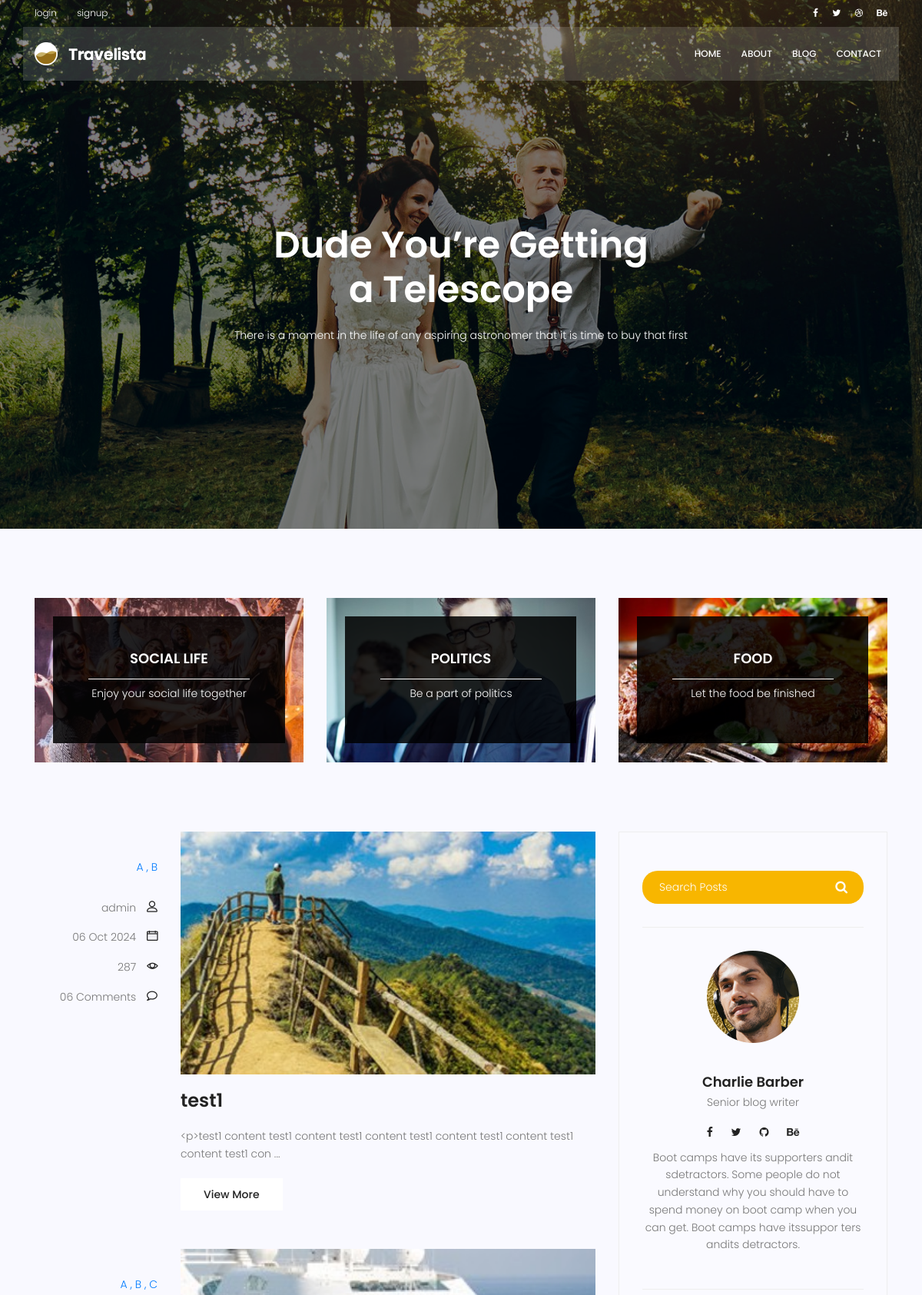
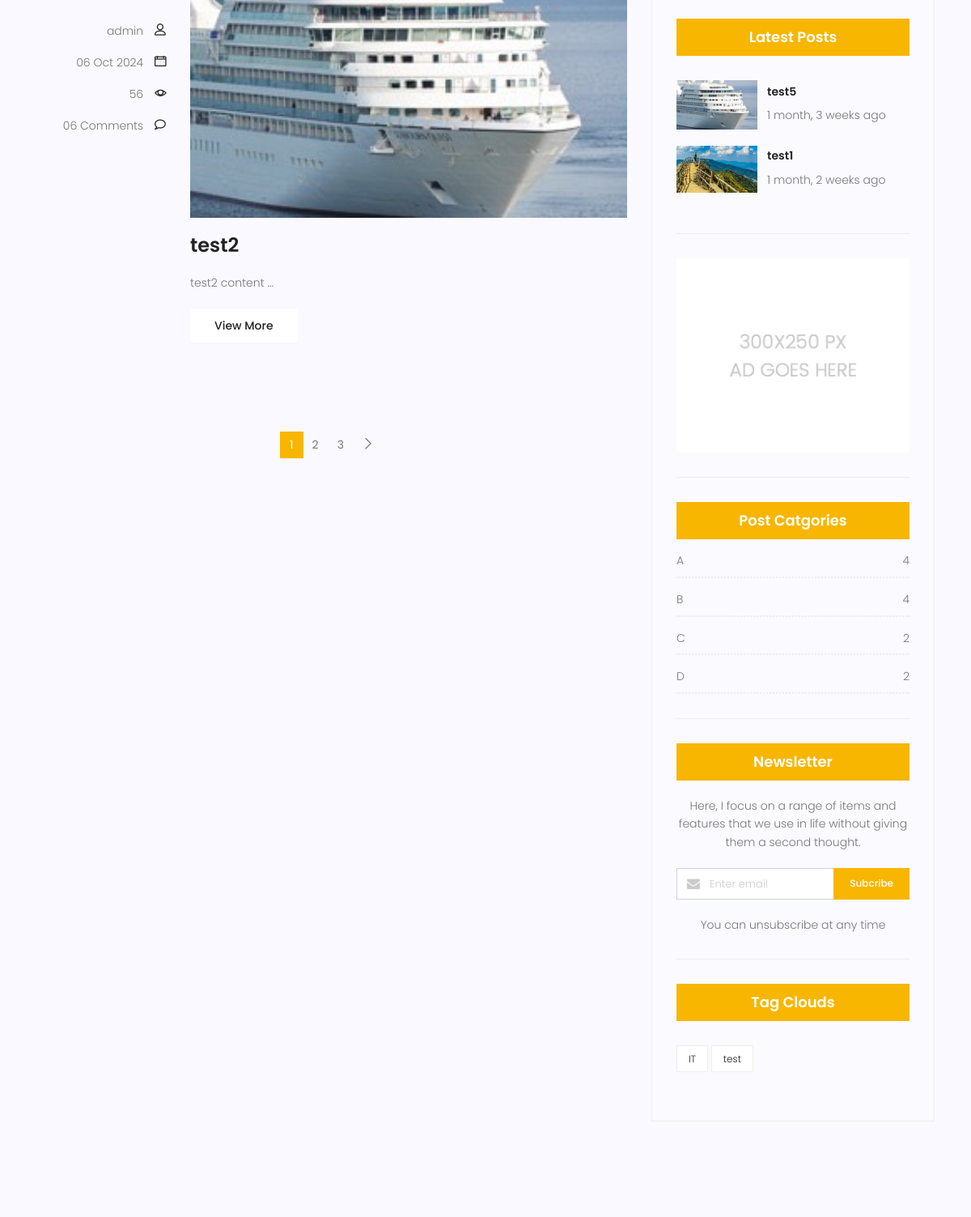
Screenshot of /blog/ (upper part) with the database file from the repository (2 pictures, top to bottom).
### blog/models.py (models this page shows, shortened)
class Category(models.Model):
    name = models.CharField(max_length = 255)
    def __str__(self):
        return self.name

class Post(models.Model):
    image = models.ImageField(upload_to = 'blog/', default = 'blog/default.jpg')
    author = models.ForeignKey(User,on_delete = models.SET_NULL,null = True)
    title = models.CharField(max_length=255)
    content = models.TextField()
    tags = TaggableManager()
    category = models.ManyToManyField(Category)
    counted_views = models.IntegerField(default=0)
    status = models.BooleanField(default=False)
    login_require = models.BooleanField(default=False)
    published_date = models.DateTimeField(null=True)
    created_date = models.DateTimeField(auto_now_add=True)
    updated_date = models.DateTimeField(auto_now=True)
    class Meta:
        ordering = ['id']

### blog/views.py (the view)
# urls.py: path('',blog_home_view,name='blog_home'),
def blog_home_view(request,cat_name = None,author = None,tag_name = None):
    posts = Post.objects.filter(published_date__lte = timezone.now(), status = True)
    s_flag = False
    if tag_name:
        posts = posts.filter(tags__name = tag_name)
    if cat_name:
        posts = posts.filter(category__name = cat_name)
    if author:
        posts = posts.filter(author__username = author)
    if s:= request.GET.get('s'):
        posts = posts.filter(content__contains = s)
        s_flag = True
    posts,totalpages = page_management(request,posts)
    context = {'posts':posts,'totalpages':totalpages,'s_flag':s_flag ,'s':s}
    return render(request,'blog/blog-home.html',context)

### blog/templatetags/blog_tags.py (called while the page is built)
@register.filter
def snippet(value,arg):
    return value[:arg]

@register.inclusion_tag('blog/blog_latestposts.html')
def latestposts():
    posts = Post.objects.filter(published_date__lte = timezone.now(),status=1).order_by('published_date')[:2]
    return {'posts':posts}

@register.inclusion_tag('blog/blog_postcategories.html')
def postcategories():
    posts = Post.objects.filter(published_date__lte = timezone.now(),status=1)
    categories = Category.objects.all()
    cat_dict = {}
    for name in categories:
        cat_dict[name] = posts.filter(category=name).count()
    return {'categories':cat_dict}

@register.inclusion_tag('blog/blog-tag-clouds.html')
def tagclouds():
    posts = Post.objects.filter(published_date__lte = timezone.now(),status=1)
    tags=set()
    for post in posts:
        post_all_tags = post.tags.all()
        for i in range(len(post_all_tags)):
            tags.add(post_all_tags[i])
    return {'tags':tags}

### blog/views.py (called while the page is built)
def page_management(request,posts):
    posts = Paginator(posts,2)
    totalpages = posts.page_range
    try:
        page_num = request.GET.get('page')
        posts = posts.get_page(page_num)
    except PageNotAnInteger:
        posts = posts.get_page(1)
    except EmptyPage:
        posts = posts.get_page(1)
    return posts,totalpages

### mysite/templates/blog/blog-home.html (shortened to what this page needs)
	<!DOCTYPE html>
	{%extends 'base.html'%}
	{%load static%}
    {% load blog_tags %}
    {%block content%}
			<section class="banner-area relative blog-home-banner" id="home">
				<div class="overlay overlay-bg"></div>
				<div class="container">
					<div class="row d-flex align-items-center justify-content-center">
						<div class="about-content blog-header-content col-lg-12">
							<h1 class="text-white">
								Dude You’re Getting
								a Telescope
							</h1>
							<p class="text-white">
								There is a moment in the life of any aspiring astronomer that it is time to buy that first
							</p>
						</div>
					</div>
				</div>
			</section>
			<section class="top-category-widget-area pt-90 pb-90 ">
				<div class="container">
					<div class="row">
						<div class="col-lg-4">
							<div class="single-cat-widget">
								<div class="content relative">
									<div class="overlay overlay-bg"></div>
								    <a href="#" target="_blank">
								      <div class="thumb">
								  		 <img class="content-image img-fluid d-block mx-auto" src="{%static "img/blog/cat-widget1.jpg" %}" alt="">
								  	  </div>
								      <div class="content-details">
								        <h4 class="content-title mx-auto text-uppercase">Social life</h4>
								        <span></span>
								        <p>Enjoy your social life together</p>
								      </div>
								    </a>
								</div>
							</div>
						</div>
						<div class="col-lg-4">
							<div class="single-cat-widget">
								<div class="content relative">
									<div class="overlay overlay-bg"></div>
								    <a href="#" target="_blank">
								      <div class="thumb">
								  		 <img class="content-image img-fluid d-block mx-auto" src="{%static "img/blog/cat-widget2.jpg" %}" alt="">
								  	  </div>
								      <div class="content-details">
								        <h4 class="content-title mx-auto text-uppercase">Politics</h4>
								        <span></span>
								        <p>Be a part of politics</p>
								      </div>
								    </a>
								</div>
							</div>
						</div>
						<div class="col-lg-4">
							<div class="single-cat-widget">
								<div class="content relative">
									<div class="overlay overlay-bg"></div>
								    <a href="#" target="_blank">
								      <div class="thumb">
								  		 <img class="content-image img-fluid d-block mx-auto" src="{%static "img/blog/cat-widget3.jpg" %}" alt="">
								  	  </div>
								      <div class="content-details">
								        <h4 class="content-title mx-auto text-uppercase">Food</h4>
								        <span></span>
								        <p>Let the food be finished</p>
								      </div>
								    </a>
								</div>
							</div>
						</div>
					</div>
				</div>
			</section>
			<section class="post-content-area">
				<div class="container">
					<div class="row">
						<div class="col-lg-8 posts-list">
							{%for post in posts%}
							<div class="single-post row">
								<div class="col-lg-3  col-md-3 meta-details">
									<ul class="tags">
										{% for cat in post.category.all %}
										<a href="{% url "blog:category" cat_name=cat.name %}">{{cat.name}} {%if not forloop.last%} , {%endif%}</a>
										{% endfor %}
									</ul>
									<div class="user-details row">
										<p class="user-name col-lg-12 col-md-12 col-6"><a href="#">{{post.author}}</a> <span class="lnr lnr-user"></span></p>
										<p class="date col-lg-12 col-md-12 col-6"><a href="#">{{post.published_date|date:'d M Y'}}</a> <span class="lnr lnr-calendar-full"></span></p>
										<p class="view col-lg-12 col-md-12 col-6"><a href="#">{{post.counted_views}}</a> <span class="lnr lnr-eye"></span></p>
										<p class="comments col-lg-12 col-md-12 col-6"><a href="#">06 Comments</a> <span class="lnr lnr-bubble"></span></p>
									</div>
								</div>
								<div class="col-lg-9 col-md-9 ">
									<div class="feature-img">
										<img class="img-fluid" src={{post.image.url}} alt="">
									</div>
									<a class="posts-title" href="{% url "blog:blog_single" pid=post.id %}"><h3>{{post.title}}</h3></a>
									<p class="excert">
										{{post.content|snippet:100}} ...
									</p>
									<a href="{% url "blog:blog_single" pid=post.id %}" class="primary-btn">View More</a>
								</div>
							</div>
							{%endfor%}
		                    <nav class="blog-pagination justify-content-center d-flex">
		                        <ul class="pagination">
									{% for i in totalpages %}
									{% if posts.number == i %}
									    {% if s_flag %}
									        <li class="page-item active"><a href="?s={{s}}&page={{i}}" class="page-link">{{i}}</a></li>
									    {% else %}
		                                    <li class="page-item active"><a href="?page={{i}}" class="page-link">{{i}}</a></li>
									    {% endif %}
									{% else %}
									    {% if s_flag %}
									        <li class="page-item"><a href="?s={{s}}&page={{i}}" class="page-link">{{i}}</a></li>
								        {% else %}
									        <li class="page-item"><a href="?page={{i}}" class="page-link">{{i}}</a></li>
								        {% endif %}
									{% endif %}
									{% endfor %}
									{% if posts.has_next %}
		                            <li class="page-item">
										{% if s_flag %}
										    <a href="?s={{s}}&page={{posts.next_page_number}}" class="page-link" aria-label="Next">
		                                {% else %}
											<a href="?page={{posts.next_page_number}}" class="page-link" aria-label="Next">
										{% endif %}
		                                    <span aria-hidden="true">
		                                        <span class="lnr lnr-chevron-right"></span>
		                                    </span>
		                                </a>
		                            </li>
									{% endif %}
		                        </ul>
		                    </nav>
						</div>
						<div class="col-lg-4 sidebar-widgets">
							<div class="widget-wrap">
								<div class="single-sidebar-widget search-widget">
									<form class="search-form" action="{% url "blog:search" %}" method="GET">
			                            <input placeholder="Search Posts" name="s" type="text" onfocus="this.placeholder = ''" onblur="this.placeholder = 'Search Posts'" >
			                            <button type="submit"><i class="fa fa-search"></i></button>
			                        </form>
								</div>
								{%include 'blog/blog_writer.html'%}
								{% latestposts %}
								<div class="single-sidebar-widget ads-widget">
									<a href="#"><img class="img-fluid" src="{%static "img/blog/ads-banner.jpg" %}" alt=""></a>
								</div>
								{% postcategories %}
								<div class="single-sidebar-widget newsletter-widget">
									<h4 class="newsletter-title">Newsletter</h4>
									<p>
										Here, I focus on a range of items and features that we use in life without
										giving them a second thought.
									</p>
									<div class="form-group d-flex flex-row">
									   <div class="col-autos">
									      <div class="input-group">
									        <div class="input-group-prepend">
									          <div class="input-group-text"><i class="fa fa-envelope" aria-hidden="true"></i>
											</div>
									        </div>
									        <input type="text" class="form-control" id="inlineFormInputGroup" placeholder="Enter email" onfocus="this.placeholder = ''" onblur="this.placeholder = 'Enter email'" >
									      </div>
									    </div>
									    <a href="#" class="bbtns">Subcribe</a>
									</div>
									<p class="text-bottom">
										You can unsubscribe at any time
									</p>
								</div>
								{% tagclouds %}
							</div>
						</div>
					</div>
				</div>
			</section>
    {%endblock%}

### mysite/templates/blog/blog_latestposts.html (shortened to what this page needs)
{% load humanize %}
<div class="single-sidebar-widget popular-post-widget">
    <h4 class="popular-title">Latest Posts</h4>
    <div class="popular-post-list">
        {% for post in posts %}
        <div class="single-post-list d-flex flex-row align-items-center">
            <div class="thumb">
                <img class="img-fluid" src="{{post.image.url}}" alt="">
            </div>
            <div class="details">
                <a href="{% url "blog:blog_single" pid=post.id %}"><h6>{{post.title}}</h6></a>
                <p>{{post.published_date|naturaltime}}</p>
            </div>
        </div>
        {% endfor %}
    </div>
</div>

### mysite/templates/blog/blog_postcategories.html
<div class="single-sidebar-widget post-category-widget">
    <h4 class="category-title">Post Catgories</h4>
    <ul class="cat-list">
        {% for name,count in categories.items %}
        <li>
            <a href="{% url "blog:category" cat_name=name %}" class="d-flex justify-content-between">
                <p>{{name}}</p>
                <p>{{count}}</p>
            </a>
        </li>
        {% endfor %}
    </ul>
</div>

### mysite/templates/blog/blog-tag-clouds.html
<div class="single-sidebar-widget tag-cloud-widget">
    <h4 class="tagcloud-title">Tag Clouds</h4>
    <ul>
        {% for tag in tags %}
            <li><a href="{% url 'blog:tag' tag_name=tag.name %}">{{tag.name}}</a></li>
        {% endfor %}
    </ul>
</div>

### rows the page displays
Post: author "admin", published_date "06 Oct 2024", counted_views "287", image (picture), title "test1", content|snippet "<p>test1 content test1 content test1 content test1 content test1 content test1 content test1 con", published_date "1 month, 2 weeks ago"
Category: name "A", count "4"
Category: name "B", count "4"
Post: author "admin", published_date "06 Oct 2024", counted_views "56", image (placeholder picture), title "test2", content|snippet "test2 content"
Category: name "C", count "2"
Post: image (placeholder picture), title "test5", published_date "1 month, 3 weeks ago"
Category: name "D", count "2"
Tag: name "IT"
Tag: name "test"

### other values shown
{{ i }} "1"
{{ i }} "2" "3"
